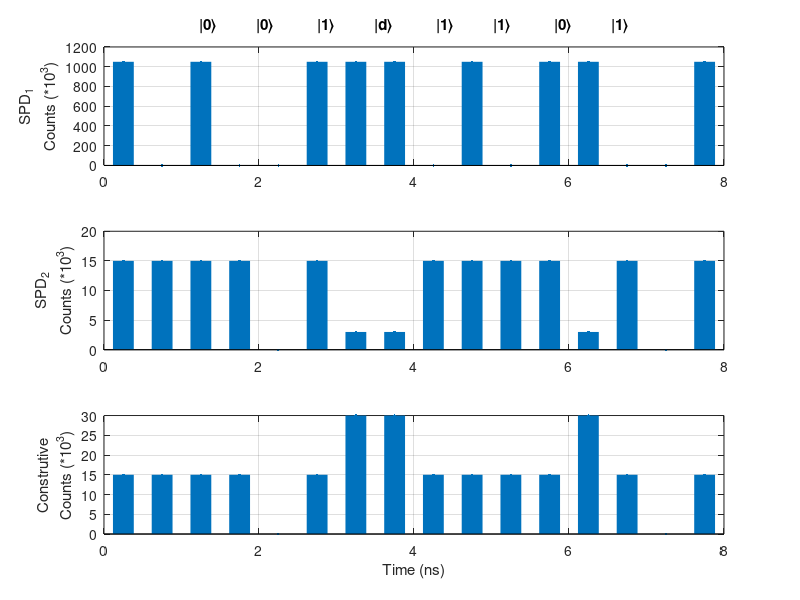

MATLAB code for this plot:
x=0.25:0.5:8;
A=1050*[1 0 1 0 ...
    0 1 1 1 ...
    0 1 0 1 ...
    1 0 0 1];

B=15*[1 1 1 1 ...
    0 1 .2 .2 ...
    1 1 1 1 ...
    0.2 1 0 1];

subplot(3,1,1)
stem(x,A,'.','LineWidth',15)
ylabel ({'SPD_1';'Counts (*10^3)'})
grid
title ('|0\rangle          |0\rangle           |1\rangle          |d\rangle           |1\rangle          |1\rangle           |0\rangle          |1\rangle')
subplot(3,1,2)
stem(x,B,'.','LineWidth',15)
ylabel ({'SPD_2';'Counts (*10^3)'})
grid

subplot(3,1,3)
for a=1:length(B)
if B(a)==15*.2
    B(a)=15*2;
end
end
stem(x,B,'.','LineWidth',15)
ylabel ({'Construtive';'Counts (*10^3)'})
grid
xlabel ({'Time (ns)'})
